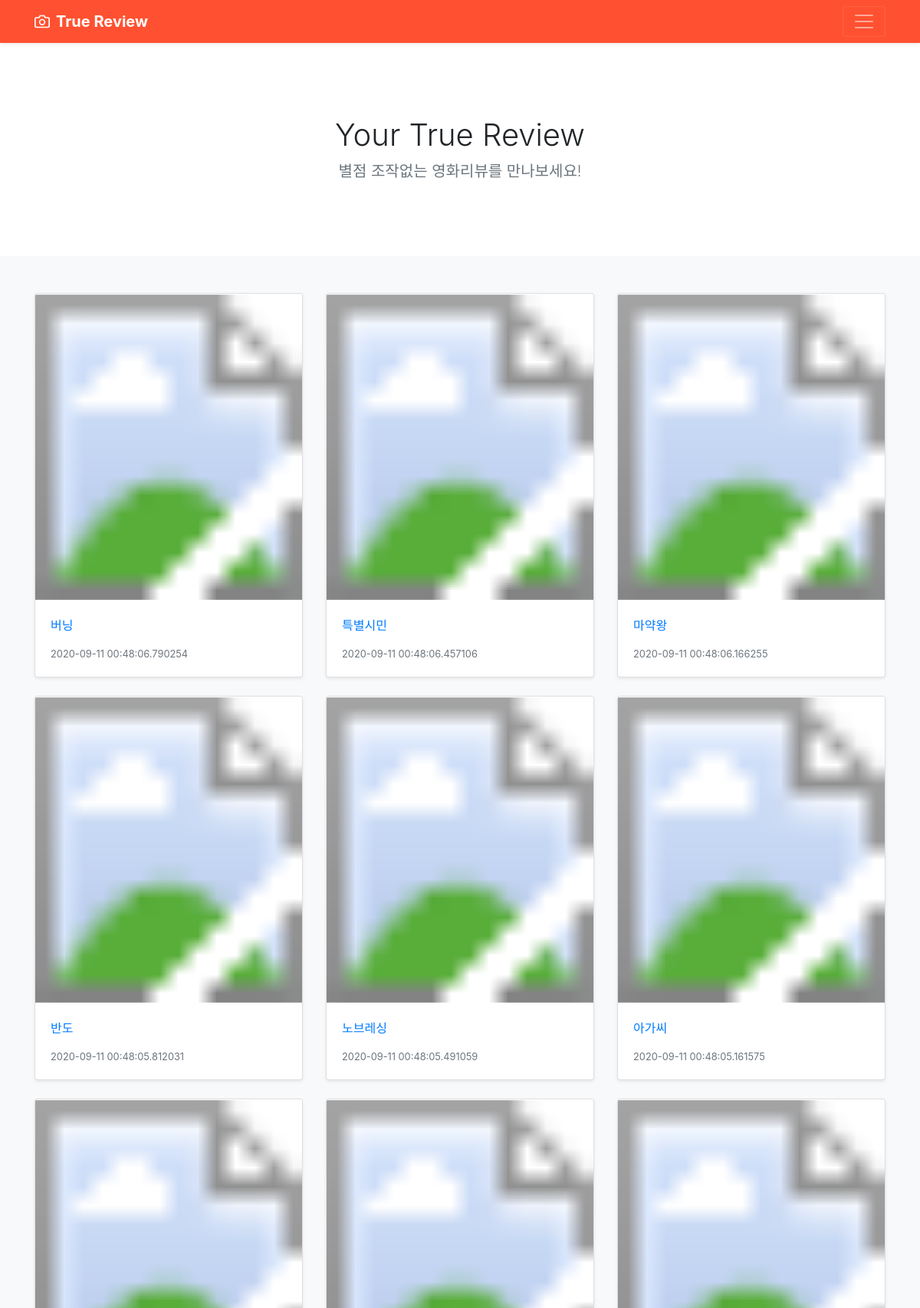
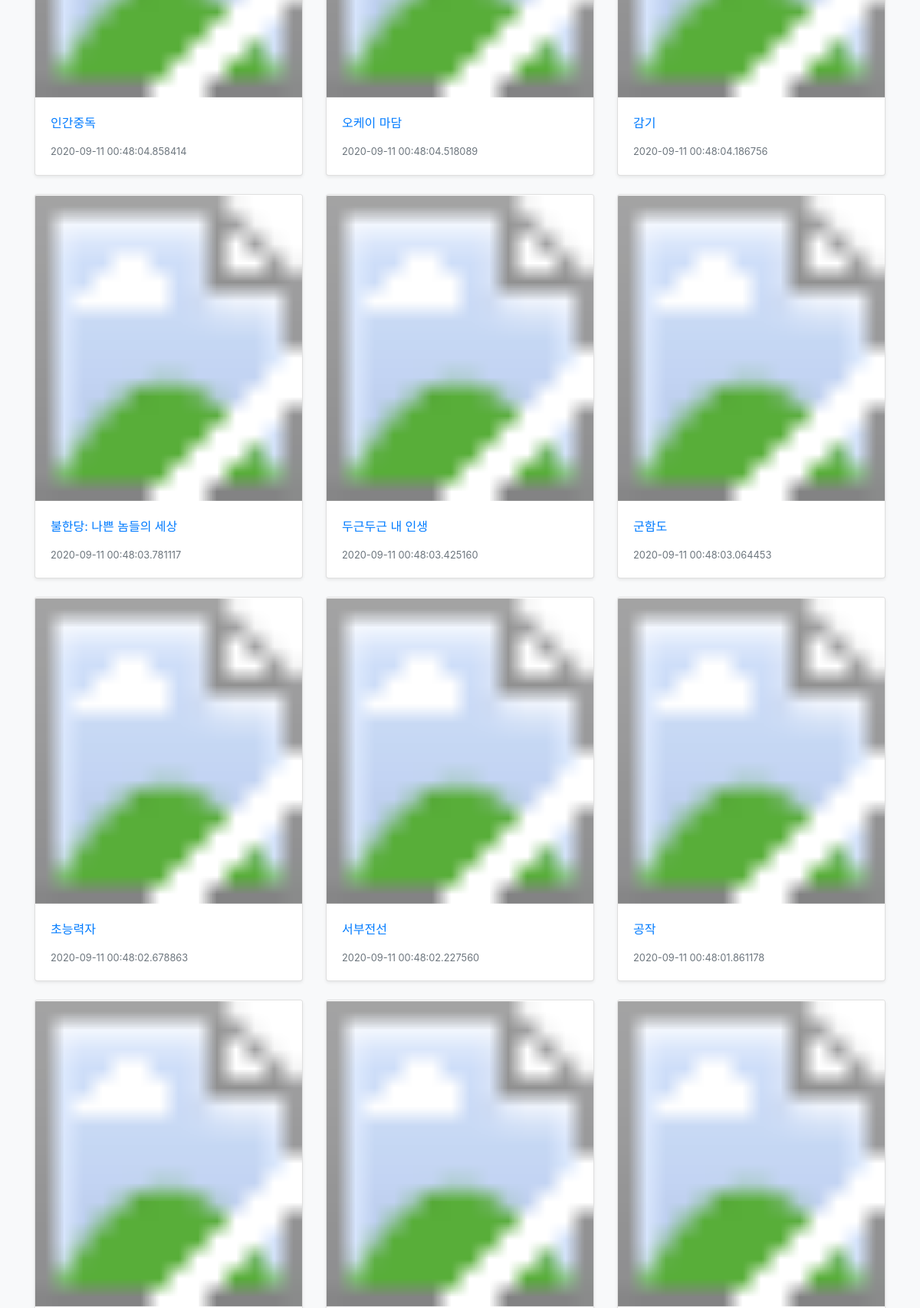
The app's page /movies/list/ (upper part) with its own data (2 pictures, top to bottom).
### true_review/models.py (models this page shows, shortened)
class Movies(db.Model):
    __tablename__ = 'movies'
    id = db.Column(db.Integer, primary_key=True)
    title = db.Column(db.String(100), nullable=False)
    code = db.Column(db.Integer, nullable=True, unique=True)
    create_date = db.Column(db.DateTime(), nullable=False)
    image_path = db.Column(db.Text(), nullable=True)
    score = db.Column(db.Float, nullable=True)
    review_score = db.Column(db.Float, nullable=True)
    db.UniqueConstraint('id', 'code')
    reviews = db.relationship(
        "Reviews", backref=db.backref('movie', order_by=id))

### true_review/views/movies_views.py (the view)
@bp.route('/list/')
def _list():
    movie_list = Movies.query.order_by(Movies.create_date.desc())
    return render_template('movies/movie_list.html', movie_list=movie_list)

### true_review/templates/movies/movie_list.html (shortened to what this page needs)
<!doctype html>
<html lang="en">
<head>
  <link rel="stylesheet" href="{{ url_for('static', filename='bootstrap.css') }}">
  <link href="{{ url_for('static', filename='index.css') }}" rel="stylesheet">
</head>
<body>
  <header>
    <div class="navbar navbar-dark bg-ours shadow-sm">
      <div class="container d-flex justify-content-between">
        <a href="#" class="navbar-brand d-flex align-items-center">
          <strong>True Review</strong>
        </a>
        <button class="navbar-toggler" type="button" data-toggle="collapse" data-target="#navbarHeader"
          aria-controls="navbarHeader" aria-expanded="false" aria-label="Toggle navigation">
          <span class="navbar-toggler-icon"></span>
        </button>
      </div>
    </div>
  </header>
  <main role="main">
    <section class="jumbotron text-center">
      <div class="container">
        <h1>Your True Review</h1>
        <p class="lead text-muted">별점 조작없는 영화리뷰를 만나보세요!</p>
      </div>
    </section>
    <div class="album py-5 bg-light">
      <div class="container">
        {% if movie_list %}
        <div class="row">
          {% for movie in movie_list %}
          <div class="col-md-4">
            <a href="/movies/movie/{{ movie.code }}/1/">
              <div class=" card mb-4 shadow-sm">
                <svg class="bd-placeholder-img card-img-top" width="100%" height="400"
                  xmlns="http://www.w3.org/2000/svg" preserveAspectRatio="xMidYMid slice" focusable="false" role="img"
                  aria-label="Placeholder: Thumbnail">
                  <title>Placeholder</title>
                  <rect width="100%" height="100%" fill="#ffffff" />
                  <image xlink:href="{{ movie.image_path }}" x="0" y="0" height="100%" width="100%" />
                </svg>
                <div class="card-body">
                  <p class="card-text">{{ movie.title }}</p>
                  <div class="d-flex justify-content-between align-items-center">
                    <small class="text-muted">{{ movie.create_date }}</small>
                  </div>
                </div>
              </div>
            </a>
          </div>
          {% endfor %}
          {% else %}
          <p>영화가 없습니다.</p>
        </div>
        {% endif %}
      </div>
    </div>
  </main>
</body>
</html>

### true_review/static/index.css (style rules this page uses)
.jumbotron { padding-top: 3rem; padding-bottom: 3rem; margin-bottom: 0; background-color: #fff; }
@media (min-width: 768px) { .jumbotron { padding-top: 6rem; padding-bottom: 6rem; } }
.jumbotron p:last-child { margin-bottom: 0; }
.jumbotron h1 { font-weight: 300; }
.jumbotron .container { max-width: 40rem; }

### true_review/templates/movies/movie_list.html (style rules this page uses)
.bd-placeholder-img { font-size: 1.125rem; text-anchor: middle; -webkit-user-select: none; -moz-user-select: none; -ms-user-select: none; user-select: none; }

### records on screen
Movies: title "버닝", create_date "2020-09-11 00:48:06.790254"
Movies: title "특별시민", create_date "2020-09-11 00:48:06.457106"
Movies: title "마약왕", create_date "2020-09-11 00:48:06.166255"
Movies: title "반도", create_date "2020-09-11 00:48:05.812031"
Movies: title "노브레싱", create_date "2020-09-11 00:48:05.491059"
Movies: title "아가씨", create_date "2020-09-11 00:48:05.161575"
Movies: title "인간중독", create_date "2020-09-11 00:48:04.858414"
Movies: title "오케이 마담", create_date "2020-09-11 00:48:04.518089"
Movies: title "감기", create_date "2020-09-11 00:48:04.186756"
Movies: title "불한당: 나쁜 놈들의 세상", create_date "2020-09-11 00:48:03.781117"
Movies: title "두근두근 내 인생", create_date "2020-09-11 00:48:03.425160"
Movies: title "군함도", create_date "2020-09-11 00:48:03.064453"
Movies: title "초능력자", create_date "2020-09-11 00:48:02.678863"
Movies: title "서부전선", create_date "2020-09-11 00:48:02.227560"
Movies: title "공작", create_date "2020-09-11 00:48:01.861178"
